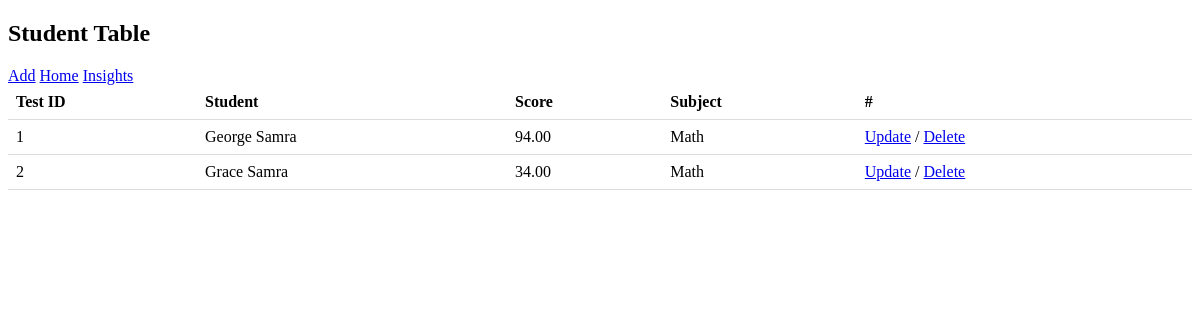
/tests, run on an earlier commit of the app's database.
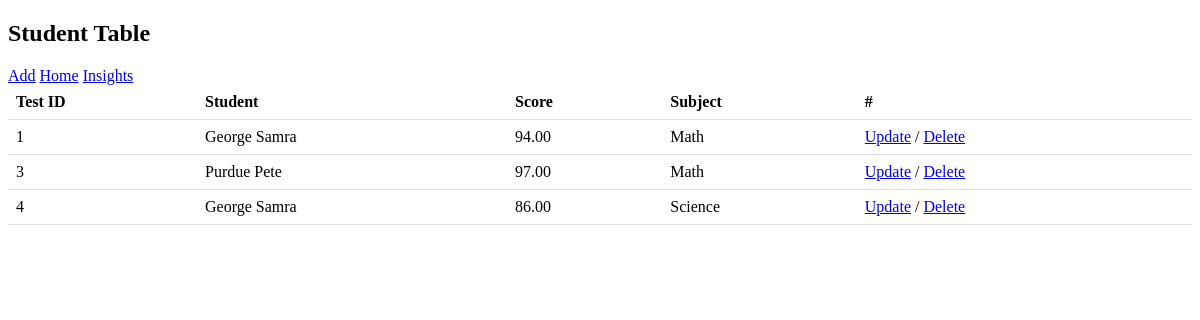
And on a later commit of the database.
### cs348proj/models.py (models this page shows, shortened)
class Test(models.Model):
    tID = models.IntegerField(primary_key=True, unique=True, auto_created=True)
    sID = models.ForeignKey(Student, on_delete=models.CASCADE)
    score = models.DecimalField(decimal_places=2, max_digits=5)
    subject = models.CharField(max_length=60, default="Math")

class Student(models.Model):
    sID = models.IntegerField(
        primary_key=True, unique=True, auto_created=True, db_index=True)
    firstname = models.CharField(max_length=30)
    lastname = models.CharField(max_length=30)
    age = models.IntegerField()
    grade = models.CharField(max_length=10)
    gender = models.CharField(choices=GENDERCHOICES)
    teacher = models.CharField(max_length=30)
    def __str__(self):
        return self.firstname + " " + self.lastname

### cs348proj/views.py (the view)
# urls.py: path("tests", views.tests, name='Test'),
def tests(request):
    tests = Test.objects.all()
    return render(request, "test.html", {"tests": tests})

### cs348proj/templates/test.html (shortened to what this page needs)
<!DOCTYPE html>
<html lang="en">
   <head>
  </head>
</head>
<body>
<h2>Student Table</h2>
<a href="/add_test">Add</a>
<a href = "/">Home</a>
<a href = "/stud_data">Insights</a>
<table>
  <tr>
    <th>Test ID</th>
    <th>Student</th>
    <th>Score</th>
    <th>Subject</th>
    <th>#</th>
  </tr>
  {% for test in tests %}
  <tr>
   <td>{{test.tID}}</td>
   <td>{{test.sID}}</td>
   <td>{{test.score}}</td>
   <td>{{test.subject}}</td>
   <td><a href="{% url 'UpdateTest' test.tID %}">Update</a> / <a href="{% url 'DeleteTest' test.tID %}">Delete</a></td>
  </tr>
  {% endfor%}
</table>
</body>
</html>

### cs348proj/templates/test.html (style rules this page uses)
table { border-collapse: collapse; width: 100%; }
th, td { padding: 8px; text-align: left; border-bottom: 1px solid #DDD; }

What changed in the data, as far as the page shows it:
removed Test: tID "2", sID "Grace Samra", score "34.00", subject "Math"
added Test: tID "3", sID "Purdue Pete", score "97.00", subject "Math"
added Test: tID "4", sID "George Samra", score "86.00", subject "Science"
